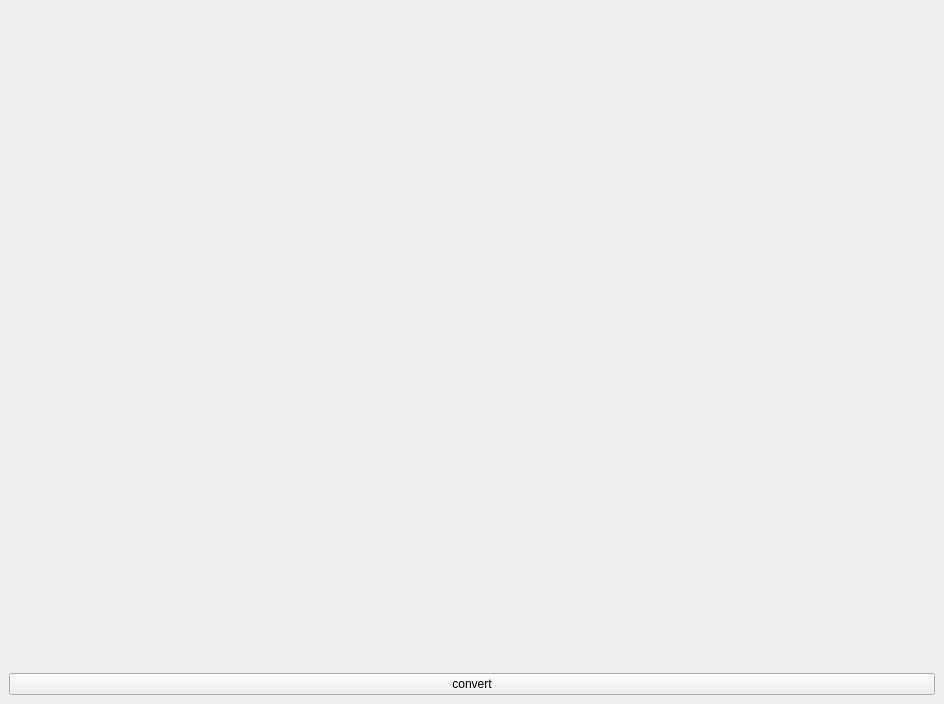
<?xml version="1.0" encoding="UTF-8"?>
<ui version="4.0">
 <class>MainWindowDesign</class>
 <widget class="QMainWindow" name="MainWindowDesign">
  <property name="geometry">
   <rect>
    <x>0</x>
    <y>0</y>
    <width>944</width>
    <height>704</height>
   </rect>
  </property>
  <property name="windowTitle">
   <string>QRosApp</string>
  </property>
  <property name="windowIcon">
   <iconset resource="../resources/images.qrc">
    <normaloff>:/images/icon.png</normaloff>:/images/icon.png</iconset>
  </property>
  <property name="locale">
   <locale language="English" country="Australia"/>
  </property>
  <widget class="QWidget" name="centralwidget">
   <layout class="QHBoxLayout" name="horizontalLayout_2">
    <item>
     <layout class="QGridLayout" name="gridLayout" rowstretch="10,1">
      <item row="0" column="0">
       <layout class="QHBoxLayout" name="horizontalLayout">
        <item>
         <widget class="QLabel" name="display_label1">
          <property name="text">
           <string/>
          </property>
         </widget>
        </item>
        <item>
         <widget class="QLabel" name="display_label2">
          <property name="text">
           <string/>
          </property>
         </widget>
        </item>
       </layout>
      </item>
      <item row="1" column="0">
       <widget class="QPushButton" name="pushButton">
        <property name="text">
         <string>convert</string>
        </property>
       </widget>
      </item>
     </layout>
    </item>
   </layout>
  </widget>
  <action name="action_Quit">
   <property name="text">
    <string>&amp;Quit</string>
   </property>
   <property name="shortcut">
    <string>Ctrl+Q</string>
   </property>
   <property name="shortcutContext">
    <enum>Qt::ApplicationShortcut</enum>
   </property>
  </action>
  <action name="action_Preferences">
   <property name="text">
    <string>&amp;Preferences</string>
   </property>
  </action>
  <action name="actionAbout">
   <property name="text">
    <string>&amp;About</string>
   </property>
  </action>
  <action name="actionAbout_Qt">
   <property name="text">
    <string>About &amp;Qt</string>
   </property>
  </action>
 </widget>
 <resources>
  <include location="../resources/images.qrc"/>
 </resources>
 <connections>
  <connection>
   <sender>action_Quit</sender>
   <signal>triggered()</signal>
   <receiver>MainWindowDesign</receiver>
   <slot>close()</slot>
   <hints>
    <hint type="sourcelabel">
     <x>-1</x>
     <y>-1</y>
    </hint>
    <hint type="destinationlabel">
     <x>399</x>
     <y>299</y>
    </hint>
   </hints>
  </connection>
 </connections>
</ui>
